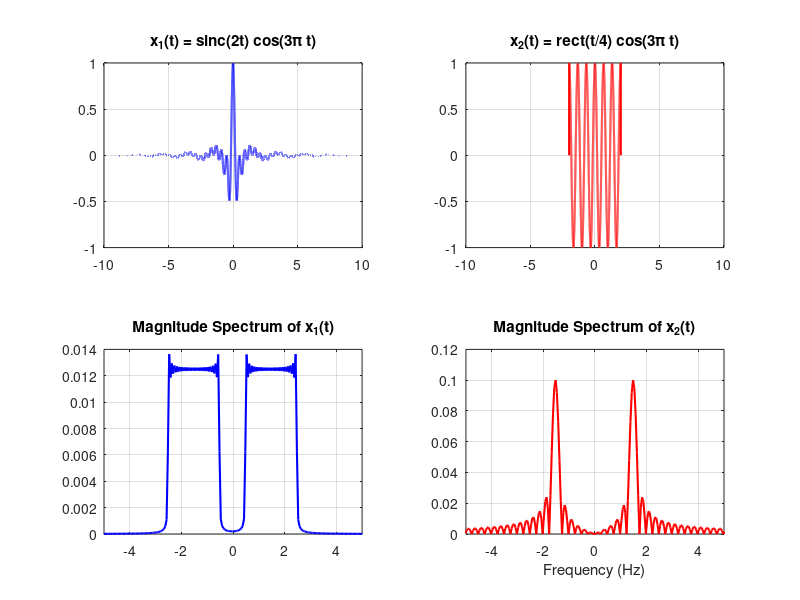

MATLAB code to generate this figure:
clear all; close all; clc;

%Time Domain
fs = 10000;              
t = -10:1/fs:10;        

% x1(t) 
x1 = (sin(2*pi*t)./(2*pi*t)) .* cos(3*pi*t);
x1(t==0) = 1; 

% x2(t) calculation
rect = (abs(t) <= 2);
x2 = rect .* cos(3*pi*t);

figure;
subplot(2,2,1);
plot(t, x1, 'b','LineWidth',1.5); title('x_1(t) = sinc(2t) cos(3\pi t)'); grid on;
subplot(2,2,2);
plot(t, x2, 'r','LineWidth',1.5); title('x_2(t) = rect(t/4) cos(3\pi t)'); grid on;

%Frequency Domain (FFT)
L = length(t);
X1 = fftshift(fft(x1))/L; % Normalized FFT
X2 = fftshift(fft(x2))/L;
f = (-L/2:L/2-1)*(fs/L); 

subplot(2,2,3);
plot(f, abs(X1), 'b', 'LineWidth', 1.5);
title('Magnitude Spectrum of x_1(t)');
xlim([-5 5]); grid on;

subplot(2,2,4);
plot(f, abs(X2), 'r', 'LineWidth', 1.5);
title('Magnitude Spectrum of x_2(t)');
xlim([-5 5]); grid on;
xlabel('Frequency (Hz)');
